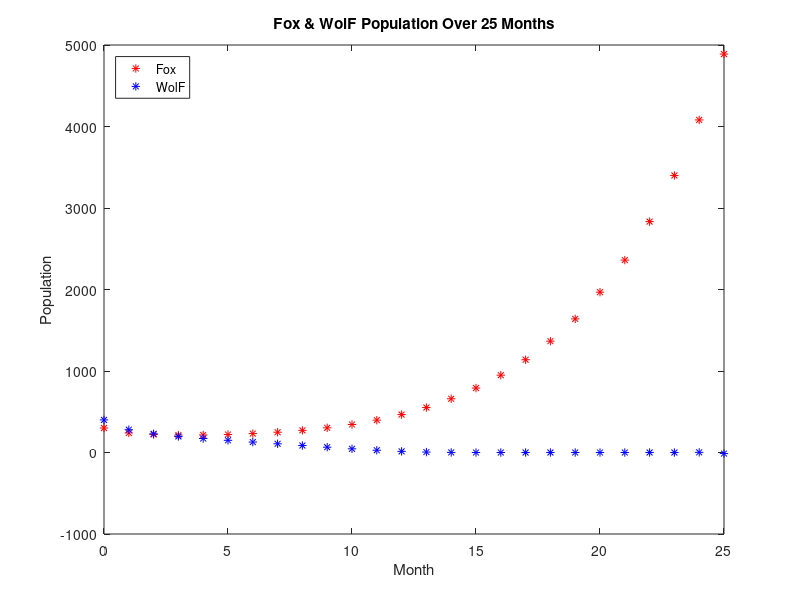
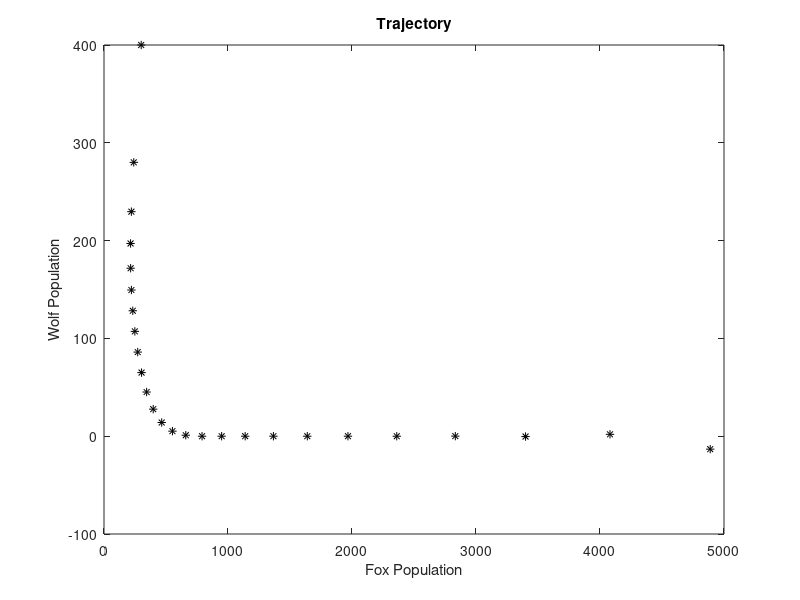

The MATLAB script that drew these images, in order:
clc
clear all

F = zeros(1, 26);
W = zeros(1, 26);

F(1) = 300;
W(1) = 400;

for i = 1:25
 F(i + 1) = 1.2 * F(i) - 0.001 * F(i) * W(i);
 W(i + 1) = 1.3 * W(i) - 0.002 * F(i) * W(i);
endfor

n = [0:25];

figure(1);
plot(n, F, '*r', n, W, '*b');
title('Fox & WolF Population Over 25 Months');
xlabel('Month');
ylabel('Population');
legend('Fox', 'WolF', 'Location', 'northwest');

figure(2);
plot(F,W,'*k');
xlabel('Fox Population');
ylabel('Wolf Population');
title('Trajectory');
